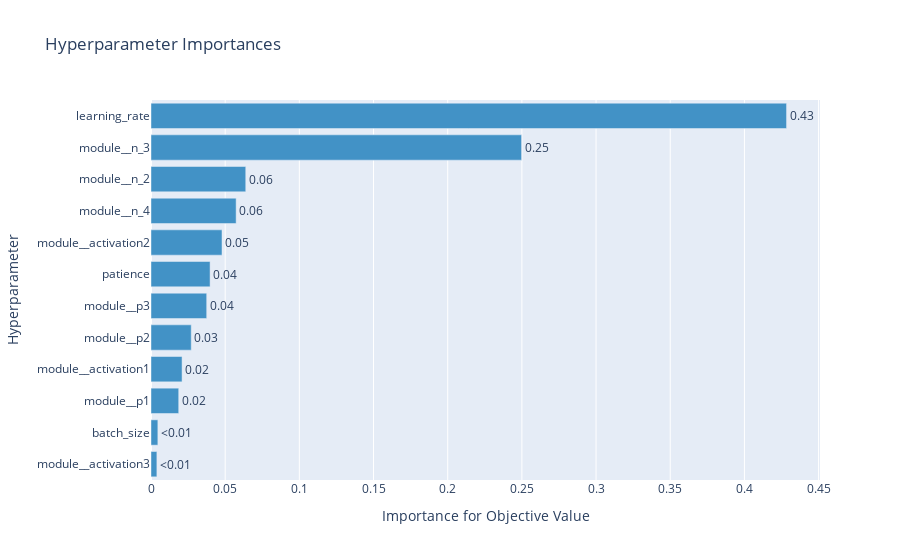

Notebook source saved alongside this figure:
### Code cell
optuna.visualization.plot_param_importances(study)

### Figure 1 — Plotly figure (JSON) as saved in the notebook; plotly's stock layout.template omitted (floating-point values rounded to 4 significant figures)
{"data": [{"cliponaxis": false, "hovertemplate": ["module__activation3 (CategoricalDistribution): 0.003966547795610125<extra></extra>", "batch_size (IntDistribution): 0.004620006276221086<extra></extra>", "module__p1 (FloatDistribution): 0.018675072521203546<extra></extra>", "module__activation1 (CategoricalDistribution): 0.020937899802618943<extra></extra>", "module__p2 (FloatDistribution): 0.027122622984121384<extra></extra>", "module__p3 (FloatDistribution): 0.03753619752132623<extra></extra>", "patience (IntDistribution): 0.039826350018558845<extra></extra>", "module__activation2 (CategoricalDistribution): 0.04786153091671148<extra></extra>", "module__n_4 (IntDistribution): 0.05739010467995689<extra></extra>", "module__n_2 (IntDistribution): 0.06386944415522433<extra></extra>", "module__n_3 (IntDistribution): 0.2497933239227694<extra></extra>", "learning_rate (FloatDistribution): 0.42840089940567777<extra></extra>"], "marker": {"color": "rgb(66,146,198)"}, "orientation": "h", "text": ["<0.01", "<0.01", "0.02", "0.02", "0.03", "0.04", "0.04", "0.05", "0.06", "0.06", "0.25", "0.43"], "textposition": "outside", "type": "bar", "x": [0.003967, 0.00462, 0.01868, 0.02094, 0.02712, 0.03754, 0.03983, 0.04786, 0.05739, 0.06387, 0.2498, 0.4284], "y": ["module__activation3", "batch_size", "module__p1", "module__activation1", "module__p2", "module__p3", "patience", "module__activation2", "module__n_4", "module__n_2", "module__n_3", "learning_rate"]}], "layout": {"showlegend": false, "title": {"text": "Hyperparameter Importances"}, "xaxis": {"title": {"text": "Importance for Objective Value"}}, "yaxis": {"title": {"text": "Hyperparameter"}}}}
